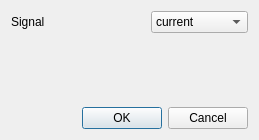
<?xml version="1.0" encoding="UTF-8"?>
<ui version="4.0">
 <class>Dialog</class>
 <widget class="QDialog" name="Dialog">
  <property name="geometry">
   <rect>
    <x>0</x>
    <y>0</y>
    <width>259</width>
    <height>140</height>
   </rect>
  </property>
  <property name="windowTitle">
   <string>CDF configuration</string>
  </property>
  <layout class="QVBoxLayout" name="verticalLayout">
   <item>
    <layout class="QFormLayout" name="formLayout">
     <item row="0" column="0">
      <widget class="QLabel" name="label_2">
       <property name="text">
        <string>Signal                              </string>
       </property>
      </widget>
     </item>
     <item row="0" column="1">
      <widget class="QComboBox" name="signal">
       <item>
        <property name="text">
         <string>current</string>
        </property>
       </item>
       <item>
        <property name="text">
         <string>voltage</string>
        </property>
       </item>
       <item>
        <property name="text">
         <string>power</string>
        </property>
       </item>
      </widget>
     </item>
    </layout>
   </item>
   <item>
    <widget class="QDialogButtonBox" name="buttonBox">
     <property name="orientation">
      <enum>Qt::Horizontal</enum>
     </property>
     <property name="standardButtons">
      <set>QDialogButtonBox::Cancel|QDialogButtonBox::Ok</set>
     </property>
    </widget>
   </item>
  </layout>
 </widget>
 <resources/>
 <connections>
  <connection>
   <sender>buttonBox</sender>
   <signal>accepted()</signal>
   <receiver>Dialog</receiver>
   <slot>accept()</slot>
   <hints>
    <hint type="sourcelabel">
     <x>248</x>
     <y>254</y>
    </hint>
    <hint type="destinationlabel">
     <x>157</x>
     <y>274</y>
    </hint>
   </hints>
  </connection>
  <connection>
   <sender>buttonBox</sender>
   <signal>rejected()</signal>
   <receiver>Dialog</receiver>
   <slot>reject()</slot>
   <hints>
    <hint type="sourcelabel">
     <x>316</x>
     <y>260</y>
    </hint>
    <hint type="destinationlabel">
     <x>286</x>
     <y>274</y>
    </hint>
   </hints>
  </connection>
 </connections>
</ui>
